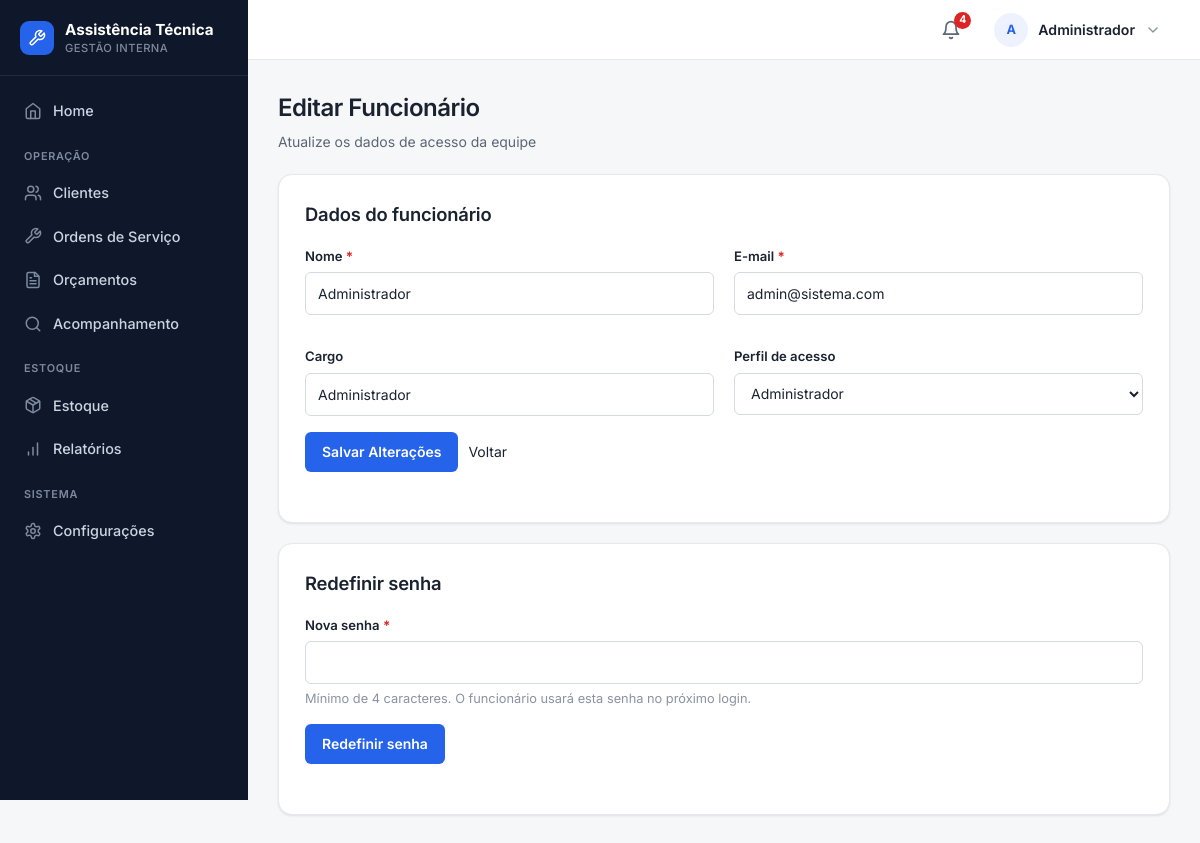
/funcionarios/editar/4 (signed in), run on the app's committed database.
### tables this page shows
CREATE TABLE funcionarios (
    id INTEGER PRIMARY KEY AUTOINCREMENT,
    nome TEXT NOT NULL,
    email TEXT NOT NULL UNIQUE,
    senha TEXT NOT NULL,
    cargo TEXT
, ativo INTEGER NOT NULL DEFAULT 1, perfil TEXT NOT NULL DEFAULT 'funcionario');

### routes/funcionarios.py (the view)
@funcionarios_bp.route("/funcionarios/editar/<int:id>")
def pagina_editar_funcionario(id):
    conexao = conectar()
    funcionario = conexao.execute(
        "SELECT id, nome, email, cargo, perfil FROM funcionarios WHERE id = ?", (id,)
    ).fetchone()
    conexao.close()
    if funcionario is None:
        flash("Funcionário não encontrado.", "erro")
        return redirect("/funcionarios")
    return render_template("funcionario_editar.html", funcionario=funcionario)

### app.py (called while the page is built)
@app.context_processor
def injetar_alertas_estoque():
    if "funcionario_id" not in session:
        return {"alerta_estoque_baixo": 0}
    conexao = conectar()
    total = conexao.execute(
        "SELECT COUNT(*) FROM pecas WHERE quantidade <= estoque_minimo"
    ).fetchone()[0]
    conexao.close()
    return {"alerta_estoque_baixo": total}

### database.py (called while the page is built)
def _coluna_existe(conexao, tabela, coluna):
    colunas = conexao.execute(f"PRAGMA table_info({tabela})").fetchall()
    return any(item["name"] == coluna for item in colunas)

def conectar():
    conexao = sqlite3.connect("database/sistema.db")
    conexao.row_factory = sqlite3.Row
    conexao.execute("PRAGMA foreign_keys = ON")
    _garantir_schema(conexao)
    return conexao

### templates/funcionario_editar.html (shortened to what this page needs)
{% extends "base.html" %}
{% import 'partials/_icons.html' as icons %}
{% block conteudo %}
<div class="page-head">
    <h1>Editar Funcionário</h1>
    <p>Atualize os dados de acesso da equipe</p>
</div>
<section class="card">
    <h2>Dados do funcionário</h2>
    <form action="{{ url_for('funcionarios.atualizar_funcionario', id=funcionario['id']) }}" method="POST">
        <div class="form-grid">
            <div class="campo">
                <label for="nome">Nome <span class="obrigatorio" title="Campo obrigatório">*</span></label>
                <input type="text" id="nome" name="nome" value="{{ funcionario['nome'] }}" required>
            </div>
            <div class="campo">
                <label for="email">E-mail <span class="obrigatorio" title="Campo obrigatório">*</span></label>
                <input type="email" id="email" name="email" value="{{ funcionario['email'] }}" required>
            </div>
            <div class="campo">
                <label for="cargo">Cargo</label>
                <input type="text" id="cargo" name="cargo" value="{{ funcionario['cargo'] or '' }}">
            </div>
            <div class="campo">
                <label for="perfil">Perfil de acesso</label>
                <select id="perfil" name="perfil">
                    {% for valor, rotulo in [('funcionario','Funcionário'), ('tecnico','Técnico'), ('atendente','Atendente'), ('admin','Administrador')] %}
                    <option value="{{ valor }}" {% if funcionario['perfil'] == valor %}selected{% endif %}>{{ rotulo }}</option>
                    {% endfor %}
                </select>
            </div>
        </div>
        <div class="botoes">
            <button type="submit">Salvar Alterações</button>
            <a href="{{ url_for('funcionarios.listar_funcionarios') }}" class="btn--secondary">Voltar</a>
        </div>
    </form>
</section>
<section class="card" style="margin-top: 20px;">
    <h2>Redefinir senha</h2>
    <form action="{{ url_for('funcionarios.redefinir_senha', id=funcionario['id']) }}" method="POST">
        <div class="campo">
            <label for="senha">Nova senha <span class="obrigatorio" title="Campo obrigatório">*</span></label>
            <input type="password" id="senha" name="senha" minlength="4" required>
            <small class="ajuda">Mínimo de 4 caracteres. O funcionário usará esta senha no próximo login.</small>
        </div>
        <div class="botoes">
            <button type="submit">Redefinir senha</button>
        </div>
    </form>
</section>
{% endblock %}

### static/css/global.css (style rules this page uses)
:root { --bg: #f6f7f9; --surface: #ffffff; --surface-2: #f9fafb; --border: #e6e8ec; --border-strong: #d5d9e0; --ink: #1a2230; --muted: #5b6675; --subtle: #8a93a3; --primary: #2563eb; --primary-hover: #1d4ed8; --primary-soft: #eef2ff; --success: #16a34a; --success-soft: #dcfce7; --warning: #d97706; --warning-soft: #fef3c7; --danger: #dc2626; --danger-hover: #b91c1c; --danger-soft: #fee2e2; --sidebar: #0f172a; --sidebar-ink: #cbd5e1; --sidebar-muted: #7e8aa0; --s-1: 4px; --s-2: 8px; --s-3: 12px; --s-4: 16px; --s-5: 20px; --s-6: 24px; --s-8: 32px; --r-sm: 6px; --r-md: 10px; --r-lg: 14px; --r-pill: 999px; --shadow-sm: 0 1px 2px rgba(16, 24, 40, 0.04), 0 1px 3px rgba(16, 24, 40, 0.06); --shadow-md: 0 4px 12px rgba(16, 24, 40, 0.08); --azul-900: #0f172a; --azul-800: #1e293b; --azul-700: #2563eb; --azul-600: #2563eb; --azul-500: #2563eb; --azul-100: #eef2ff; --azul-50: #f9fafb; --branco: #ffffff; --cinza-900: #1a2230; --cinza-700: #5b6675; --cinza-500: #8a93a3; --cinza-200: #e6e8ec; --cinza-100: #f1f3f6; --verde-100: #dcfce7; --verde-700: #166534; --amarelo-100: #fef3c7; --amarelo-700: #92400e; --vermelho-100: #fee2e2; --vermelho-700: #991b1b; --sombra: var(--shadow-sm); --raio: var(--r-md); }
* { box-sizing: border-box; }
body { min-height: 100vh; margin: 0; font-family: "Inter", -apple-system, BlinkMacSystemFont, "Segoe UI", Roboto, Arial, sans-serif; font-size: 14px; line-height: 1.5; color: var(--ink); background: var(--bg); -webkit-font-smoothing: antialiased; text-rendering: optimizeLegibility; }
h1, h2, h3, h4 { color: var(--ink); font-weight: 600; letter-spacing: -0.01em; }
h2 { margin: 0 0 18px; font-size: 1.15rem; }
a { color: var(--primary); text-decoration: none; }
.container, .card { background: var(--surface); border: 1px solid var(--border); border-radius: var(--r-lg); box-shadow: var(--shadow-sm); }
.card { padding: clamp(18px, 3vw, 26px); }
.acoes-topo, .botoes, .form-botao { display: flex; flex-wrap: wrap; gap: 10px; align-items: center; }
.btn, button, .voltar, .editar, .excluir { display: inline-flex; align-items: center; justify-content: center; gap: 8px; min-height: 40px; padding: 9px 16px; border: 1px solid transparent; border-radius: var(--r-sm); color: #fff; background: var(--primary); text-decoration: none; font: inherit; font-weight: 600; line-height: 1; cursor: pointer; white-space: nowrap; transition: background-color 0.15s ease, border-color 0.15s ease, box-shadow 0.15s ease, color 0.15s ease; }
.btn--secondary, .btn-home, .voltar, .editar { background: var(--surface); color: var(--ink); border-color: var(--border-strong); }
form { margin: 0 0 24px; }
.form-grid { display: grid; grid-template-columns: repeat(2, minmax(0, 1fr)); gap: 16px 20px; }
.campo, .form-group { display: flex; flex-direction: column; gap: 6px; margin-bottom: 16px; }
label { color: var(--ink); font-weight: 600; font-size: 0.82rem; }
input, select, textarea { width: 100%; min-height: 42px; padding: 10px 12px; color: var(--ink); background: var(--surface); border: 1px solid var(--border-strong); border-radius: var(--r-sm); font: inherit; transition: border-color 0.15s ease, box-shadow 0.15s ease; }
input::placeholder, textarea::placeholder { color: var(--subtle); }
.obrigatorio { color: var(--danger); font-weight: 700; }
.ajuda { color: var(--subtle); font-size: 0.8rem; line-height: 1.4; }

### static/css/layout.css (style rules this page uses)
.page-head { margin: 0 0 22px; }
.page-head h1 { margin: 0; color: var(--ink); font-size: clamp(1.25rem, 2vw, 1.6rem); font-weight: 600; letter-spacing: -0.02em; }
.page-head p { margin: 5px 0 0; color: var(--muted); }

### data on the page
funcionarios: nome "Administrador", email "admin@sistema.com", cargo "Administrador", perfil "Administrador"

### other printed values
{{ alerta_estoque_baixo }} "4"
{{ iniciais }} "A"
{{ nome_usuario }} "Administrador"
